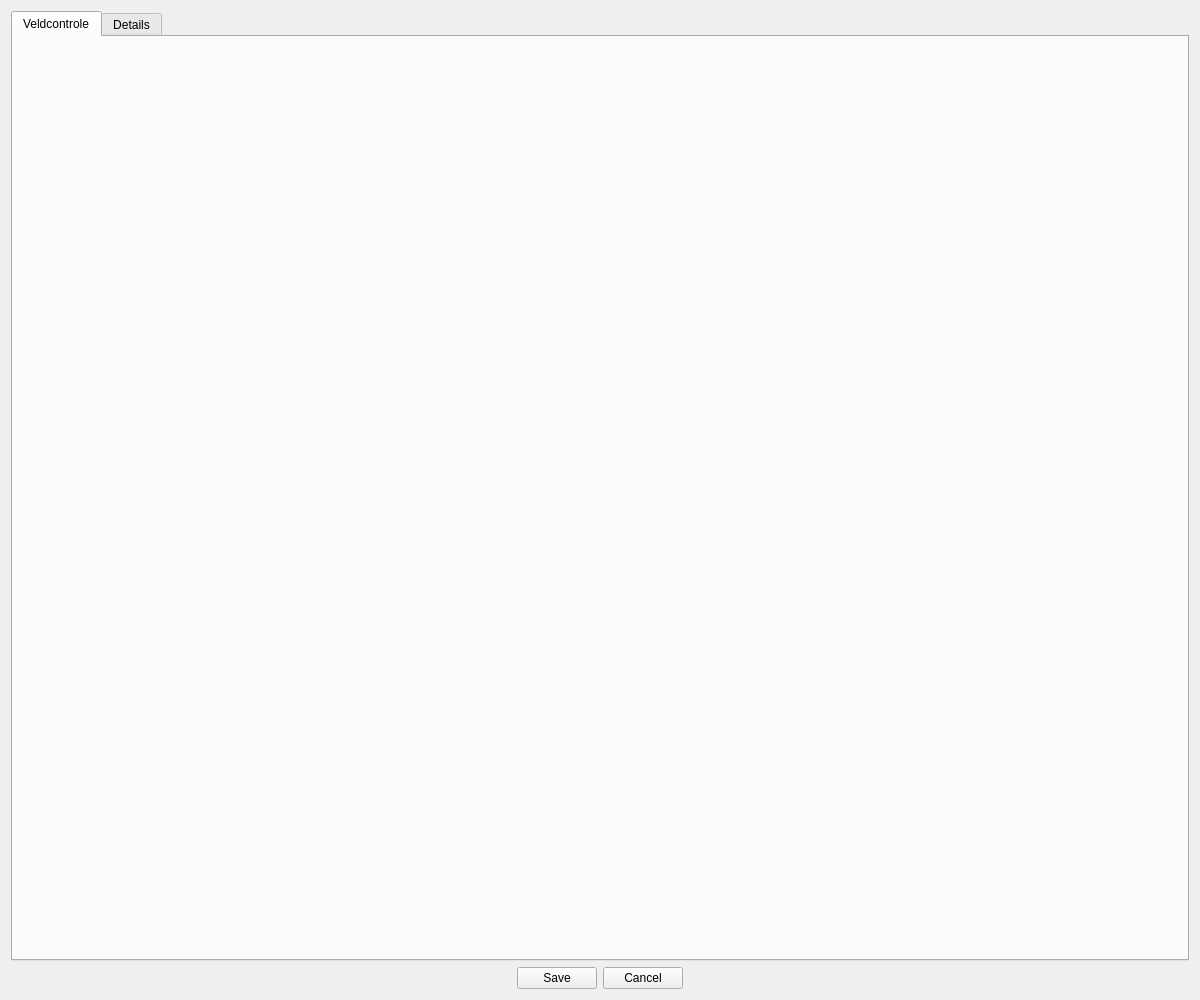
<?xml version="1.0" encoding="UTF-8"?>
<ui version="4.0">
 <class>ParcelEditWidget</class>
 <widget class="QWidget" name="ParcelEditWidget">
  <property name="geometry">
   <rect>
    <x>0</x>
    <y>0</y>
    <width>1200</width>
    <height>1000</height>
   </rect>
  </property>
  <property name="sizePolicy">
   <sizepolicy hsizetype="Preferred" vsizetype="Preferred">
    <horstretch>0</horstretch>
    <verstretch>0</verstretch>
   </sizepolicy>
  </property>
  <property name="minimumSize">
   <size>
    <width>1200</width>
    <height>1000</height>
   </size>
  </property>
  <property name="windowTitle">
   <string>Form</string>
  </property>
  <layout class="QVBoxLayout" name="verticalLayout">
   <item>
    <widget class="QTabWidget" name="tabWidget">
     <property name="currentIndex">
      <number>0</number>
     </property>
     <widget class="QWidget" name="tab">
      <attribute name="title">
       <string>Veldcontrole</string>
      </attribute>
      <layout class="QHBoxLayout" name="horizontalLayout">
       <item>
        <layout class="QVBoxLayout" name="verticalLayout_3">
         <item>
          <widget class="TitledTextEdit" name="edt_opmerkingen" native="true"/>
         </item>
        </layout>
       </item>
       <item>
        <layout class="QVBoxLayout" name="verticalLayout_2">
         <item>
          <widget class="TitledTextEdit" name="edt_watererosie" native="true"/>
         </item>
         <item>
          <widget class="TitledTextEdit" name="edt_bewerkingserosie" native="true">
           <property name="sizePolicy">
            <sizepolicy hsizetype="Preferred" vsizetype="Preferred">
             <horstretch>0</horstretch>
             <verstretch>0</verstretch>
            </sizepolicy>
           </property>
          </widget>
         </item>
         <item>
          <widget class="TitledTextEdit" name="edt_andereobs" native="true"/>
         </item>
        </layout>
       </item>
      </layout>
     </widget>
     <widget class="QWidget" name="tab_2">
      <attribute name="title">
       <string>Details</string>
      </attribute>
      <layout class="QHBoxLayout" name="horizontalLayout_3">
       <item>
        <layout class="QVBoxLayout" name="verticalLayout_4"/>
       </item>
       <item>
        <layout class="QVBoxLayout" name="verticalLayout_5"/>
       </item>
      </layout>
     </widget>
    </widget>
   </item>
   <item>
    <layout class="QHBoxLayout" name="horizontalLayout_2">
     <item>
      <spacer name="horizontalSpacer_2">
       <property name="orientation">
        <enum>Qt::Horizontal</enum>
       </property>
       <property name="sizeHint" stdset="0">
        <size>
         <width>40</width>
         <height>20</height>
        </size>
       </property>
      </spacer>
     </item>
     <item>
      <widget class="QPushButton" name="btn_save">
       <property name="text">
        <string>Save</string>
       </property>
      </widget>
     </item>
     <item>
      <widget class="QPushButton" name="btn_cancel">
       <property name="text">
        <string>Cancel</string>
       </property>
      </widget>
     </item>
     <item>
      <spacer name="horizontalSpacer">
       <property name="orientation">
        <enum>Qt::Horizontal</enum>
       </property>
       <property name="sizeHint" stdset="0">
        <size>
         <width>40</width>
         <height>20</height>
        </size>
       </property>
      </spacer>
     </item>
    </layout>
   </item>
  </layout>
 </widget>
 <customwidgets>
  <customwidget>
   <class>TitledTextEdit</class>
   <extends>QWidget</extends>
   <header>Erosiebezwaren/widgets/titledtextedit.h</header>
   <container>1</container>
  </customwidget>
 </customwidgets>
 <resources>
  <include location="resources.qrc"/>
 </resources>
 <connections/>
</ui>
